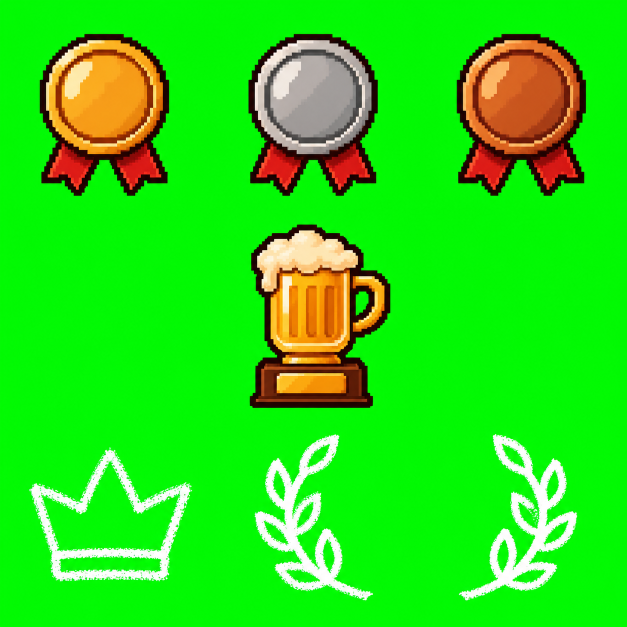
#> input picture assets/sources/classement.png, 1254 x 1254 px, found by its file name (shown at 1/2 size)
$ python pack-rank.py assets/sources/classement.png assets/ui/rank-icons.webp
#> lines starting #> are read from the running program, lines starting #| are printed output that depends on the picture; after the words box and inside, x2 and y2 are one past the last pixel; in counts of white or black regions, pixels touching at a corner belong together
"""Visuels du classement (ChatGPT, 30 octobre 2026) → atlas de 7 cases de 128 × 128.
Planche 3 × 3 sur fond vert : médailles or, argent, bronze (ligne 1) ; trophée chope dorée (ligne 2, au centre) ;
couronne et deux branches de laurier à la craie (ligne 3).
Cases de l'atlas : 0 or · 1 argent · 2 bronze · 3 trophée · 4 couronne · 5 laurier gauche · 6 laurier droit.
Usage, depuis la racine du dépôt :
  python3 tools/pack-rank.py assets/sources/classement.png assets/ui/rank-icons.webp
Contrôle : test/out/rank_icons_check.png."""
import os, sys
import numpy as np
from PIL import Image, ImageOps

src, out = sys.argv[1:3]
rgb = np.array(Image.open(src).convert('RGB')).astype(np.float32)
r, g, b = rgb[..., 0], rgb[..., 1], rgb[..., 2]
d = g - np.maximum(r, b)
al = 1 - np.clip((d - 40) / (200 - 40), 0, 1)
am = np.maximum(al, 1e-3)
F = np.clip(np.stack([r / am, (g - (1 - al) * 255) / am, b / am], -1), 0, 255)
F[..., 1] = np.minimum(F[..., 1], np.maximum(F[..., 0], F[..., 2]) + 18)
arr = np.dstack([F, al * 255]).astype(np.uint8); arr[al < 0.02] = 0
sheet = Image.fromarray(arr, 'RGBA')

G = sheet.width // 3
#> G = 418
CASES = [(0, 0), (1, 0), (2, 0), (1, 1), (0, 2), (1, 2), (2, 2)]   # (colonne, ligne)
C, PAD = 128, 4


def item(col, row):
#> called with col = 0, row = 0
    cell = sheet.crop((col * G, row * G, (col + 1) * G, (row + 1) * G))
    a = np.array(cell.getchannel('A')) > 60
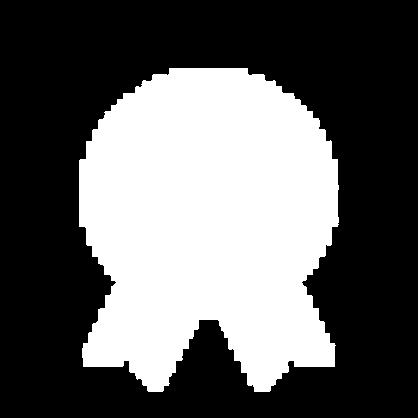
#> a: shape (418, 418) bool; 38.1% white; 1 white region, box (x1, y1, x2, y2) and area: (79, 68, 339, 392) 66521
    ys, xs = np.where(a)
    return cell.crop((xs.min(), ys.min(), xs.max() + 1, ys.max() + 1))


items = [item(c, r) for c, r in CASES]
#> in item (call 2), `a = np.array(cell.getchannel('A')) > 60`: a: shape (418, 418) bool; 38.1% white; 1 white region, box (x1, y1, x2, y2) and area: (79, 68, 338, 392) 66541
#> in item (call 3), `a = np.array(cell.getchannel('A')) > 60`: a: shape (418, 418) bool; 38% white; 1 white region, box (x1, y1, x2, y2) and area: (77, 68, 336, 392) 66453
#> in item (call 4), `a = np.array(cell.getchannel('A')) > 60`: a: shape (418, 418) bool; 44.6% white; 1 white region, box (x1, y1, x2, y2) and area: (81, 31, 363, 398) 77891
#> in item (call 5), `a = np.array(cell.getchannel('A')) > 60`: a: shape (418, 418) bool; 12.4% white; 14 white regions (13 under 20 px), largest, box (x1, y1, x2, y2) and area: (58, 59, 384, 327) 21650
#> in item (call 6), `a = np.array(cell.getchannel('A')) > 60`: a: shape (418, 418) bool; 13% white; 5 white regions (4 under 20 px), largest, box (x1, y1, x2, y2) and area: (91, 33, 328, 365) 22621
#> in item (call 7), `cell = sheet.crop((col * G, row * G, (col + 1) * G, (row + 1) * G))`:
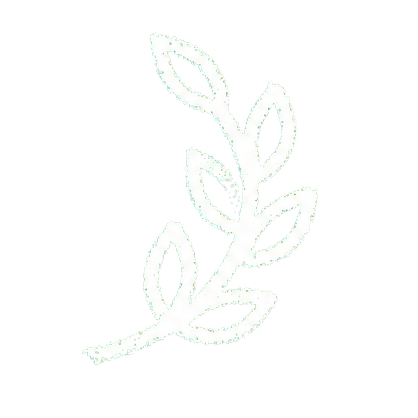
#> cell: PIL image 418x418 RGBA; mean R, G, B, A 32.4, 32.6, 32.5, 31.3; transparent parts drawn white
#> in item (call 7), `a = np.array(cell.getchannel('A')) > 60`: a: shape (418, 418) bool; 12.8% white; 12 white regions (9 under 20 px), largest, box (x1, y1, x2, y2) and area: (82, 32, 318, 365) 22273, (232, 189, 239, 198) 35, (230, 182, 239, 188) 32
#> in item (call 7), `return cell.crop((xs.min(), ys.min(), xs.max() + 1, ys.max() + 1))`:
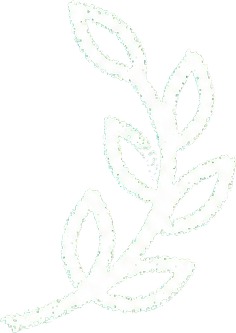
#> returned value: PIL image 236x333 RGBA; mean R, G, B, A 72, 72.4, 72.2, 69.5; transparent parts drawn white
#> items = 7 items
# Les deux lauriers doivent se faire face : la branche gauche s'ouvre vers la droite.
def leans_right(im):  # feuilles plutôt à droite de la tige ?
    a = np.array(im.getchannel('A')) > 60; ys, xs = np.where(a); return xs.mean() > im.width / 2
#> after `a = np.array(im.getchannel('A')) > 60`: a: shape (332, 237) bool; 28.8% white; 5 white regions (4 under 20 px), largest, box (x1, y1, x2, y2) and area: (0, 0, 237, 332) 22621
L, R = items[5], items[6]
if leans_right(L) == leans_right(R): R = ImageOps.mirror(L)
#> in leans_right (call 2), `a = np.array(im.getchannel('A')) > 60`:
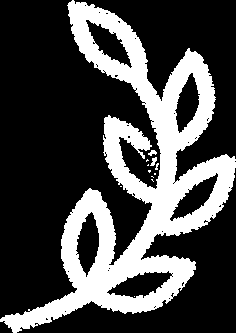
#> a: shape (333, 236) bool; 28.5% white; 12 white regions (9 under 20 px), largest, box (x1, y1, x2, y2) and area: (0, 0, 236, 333) 22273, (150, 157, 157, 166) 35, (148, 150, 157, 156) 32
if not leans_right(L): L, R = R, L
items[5], items[6] = L, R

atlas = Image.new('RGBA', (C * len(items), C), (0, 0, 0, 0))
#> atlas: PIL image 896x128 RGBA; every value is 0
for i, im in enumerate(items):
    s = (C - 2 * PAD) / max(im.width, im.height)
    im2 = im.resize((max(1, round(im.width * s)), max(1, round(im.height * s))), Image.LANCZOS)
    atlas.alpha_composite(im2, (i * C + (C - im2.width) // 2, (C - im2.height) // 2))
#> this loop made 7 passes
#> s on passes 1 to 7: 0.37, 0.37, 0.37, 0.327, 0.368, 0.36, 0.361
#> pass 1, `im2 = im.resize((max(1, round(im.width * s)), max(1, round(im.height *..`:
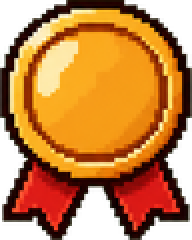
#> im2: PIL image 96x120 RGBA (shown 2 times larger); mean R, G, B, A 142.2, 81, 22.7, 200.4; transparent parts drawn white
#> after the loop:
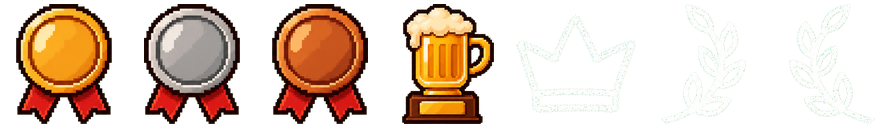
#> atlas: PIL image 896x128 RGBA; mean R, G, B, A 77.2, 58, 42.9, 97.6; transparent parts drawn white
atlas.save(out, 'WEBP', quality=92, method=6)

os.makedirs('test/out', exist_ok=True)
chk = Image.new('RGBA', (atlas.width, C * 2 + 60), (42, 49, 46, 255))
chk.alpha_composite(atlas, (0, 0))
small = Image.new('RGBA', (atlas.width, 60), (244, 238, 223, 255))   # à taille réelle : 24 px, sur le ticket
for i in range(len(items)):
    small.alpha_composite(atlas.crop((i * C, 0, (i + 1) * C, C)).resize((24, 24), Image.LANCZOS), (i * C + 52, 18))
#> this loop made 7 passes
chk.alpha_composite(small, (0, C + 30))
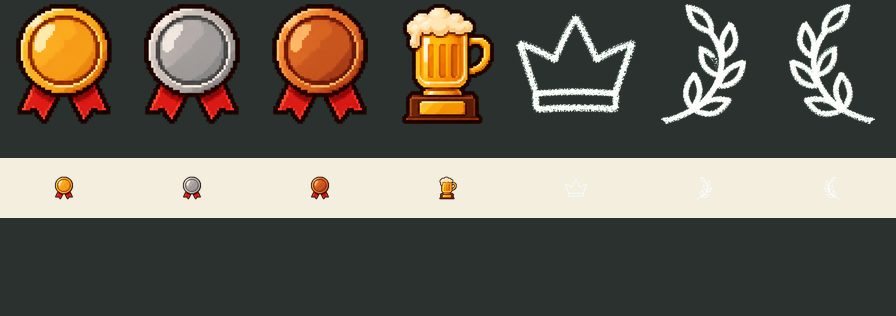
#> chk: PIL image 896x316 RGBA; mean R, G, B, A 101, 96.2, 85.3, 255
chk.convert('RGB').save('test/out/rank_icons_check.png')
print(out, len(items), 'cases')
#| assets/ui/rank-icons.webp 7 cases
